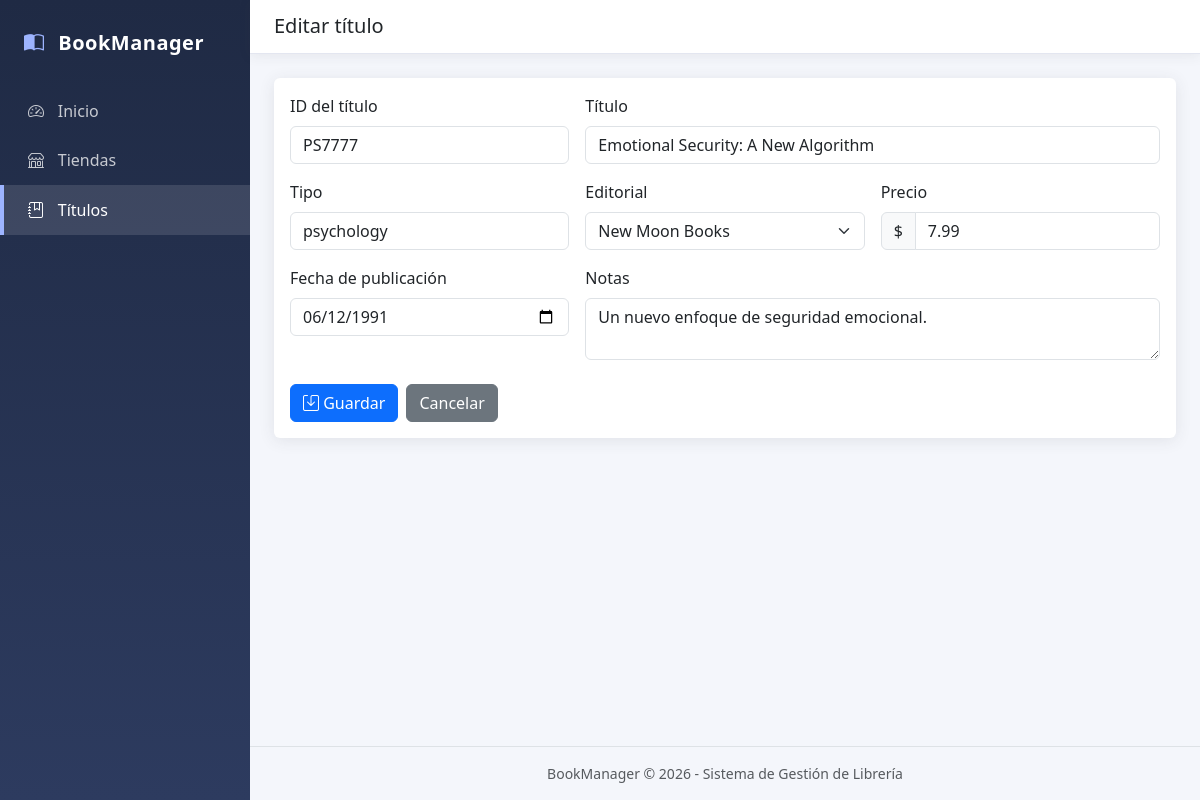
Screenshot of /views/titulos/editar.php?id=PS7777 with the database file from the repository.
### tables this page shows
CREATE TABLE titulos (
  id_titulo VARCHAR(6) PRIMARY KEY,
  titulo VARCHAR(100) NOT NULL,
  tipo VARCHAR(20),
  id_pub INT,
  precio DECIMAL(8,2),
  avance DECIMAL(10,2),
  regalias INT,
  ventas_ytd INT,
  notas VARCHAR(200),
  fecha_pub DATE,
  FOREIGN KEY (id_pub) REFERENCES publicadores(id_pub)
);

CREATE TABLE publicadores (
  id_pub INT PRIMARY KEY,
  nombre_pub VARCHAR(60) NOT NULL,
  ciudad VARCHAR(40),
  estado CHAR(2),
  pais VARCHAR(30) DEFAULT 'USA'
);

### views/titulos/editar.php (called while the page is built, shortened)
<?php
require_once __DIR__ . '/../../includes/funciones.php';
require_once __DIR__ . '/../../models/Titulo.php';
$db = conectarDB();
$tituloModel = new Titulo($db);
$publicadores = $tituloModel->getPublicadores();
$id = $_GET['id'] ?? '';
$titulo = $tituloModel->getById($id);
$datos = $titulo;
$editando     = true;
include __DIR__ . '/../../includes/header.php';
include __DIR__ . '/_form.php';
include __DIR__ . '/../../includes/footer.php';

### models/Titulo.php (called while the page is built, shortened)
<?php
class Titulo
{
    private PDO $db;
    public function __construct(PDO $db)
    {
        $this->db = $db;
    }
    public function getPublicadores(): array
    {
        $stmt = $this->db->prepare("SELECT id_pub, nombre_pub FROM publicadores ORDER BY nombre_pub");
        $stmt->execute();
        return $stmt->fetchAll();
    }
    public function getById($id)
    {
        $sql = "SELECT t.*, p.nombre_pub
                FROM titulos t
                LEFT JOIN publicadores p ON p.id_pub = t.id_pub
                WHERE t.id_titulo = :id";
        $stmt = $this->db->prepare($sql);
        $stmt->execute([':id' => $id]);
        return $stmt->fetch();
    }
}

### includes/funciones.php (called while the page is built, shortened)
<?php
function e($valor): string
{
    return htmlspecialchars((string)$valor, ENT_QUOTES, 'UTF-8');
}

### views/titulos/_form.php (the view, shortened to what this page needs)
<form method="post" class="card card-body" novalidate>
  <div class="row g-3">
    <div class="col-md-4">
      <label class="form-label" for="id_titulo">ID del título</label>
      <input type="text" class="form-control" id="id_titulo" name="id_titulo" maxlength="6"
             placeholder="Ej. BU1032" value="<?= e($datos['id_titulo']) ?>" <?= $editando ? 'readonly' : 'required' ?>>
    </div>
    <div class="col-md-8">
      <label class="form-label" for="titulo">Título</label>
      <input type="text" class="form-control" id="titulo" name="titulo" maxlength="100"
             value="<?= e($datos['titulo']) ?>" required>
    </div>
    <div class="col-md-4">
      <label class="form-label" for="tipo">Tipo</label>
      <input type="text" class="form-control" id="tipo" name="tipo" maxlength="20" list="tipos"
             value="<?= e($datos['tipo']) ?>">
    </div>
    <div class="col-md-4">
      <label class="form-label" for="id_pub">Editorial</label>
      <select class="form-select" id="id_pub" name="id_pub" required>
        <?php foreach ($publicadores as $p): ?>
          <option value="<?= e($p['id_pub']) ?>" <?= (string)$datos['id_pub'] === (string)$p['id_pub'] ? 'selected' : '' ?>>
            <?= e($p['nombre_pub']) ?>
          </option>
        <?php endforeach; ?>
      </select>
    </div>
    <div class="col-md-4">
      <label class="form-label" for="precio">Precio</label>
      <div class="input-group">
        <span class="input-group-text">$</span>
        <input type="number" step="0.01" min="0" class="form-control" id="precio" name="precio"
               value="<?= e($datos['precio']) ?>" required>
      </div>
    </div>
    <div class="col-md-4">
      <label class="form-label" for="fecha_pub">Fecha de publicación</label>
      <input type="date" class="form-control" id="fecha_pub" name="fecha_pub" value="<?= e($datos['fecha_pub']) ?>">
    </div>
    <div class="col-md-8">
      <label class="form-label" for="notas">Notas</label>
      <textarea class="form-control" id="notas" name="notas" rows="2" maxlength="200"><?= e($datos['notas']) ?></textarea>
    </div>
  </div>
  <div class="mt-4 d-flex gap-2">
    <button type="submit" class="btn btn-primary"><i class="bi bi-save"></i> Guardar</button>
    <a href="index.php" class="btn btn-secondary">Cancelar</a>
  </div>
</form>

### assets/css/style.css (style rules this page uses)
:root { --sidebar-width: 250px; --sidebar-bg: #1f2a44; --sidebar-bg-2: #2d3b5f; --accent: #4e73df; }
body { background: #f4f6fb; }
.card { border: 0; box-shadow: 0 .15rem 1rem rgba(58, 59, 69, .1); }

### rows the page displays
titulos: id_titulo "PS7777", titulo "Emotional Security: A New Algorithm", tipo "psychology", id_pub "New Moon Books", precio "7.99", fecha_pub "06/12/1991", notas "Un nuevo enfoque de seguridad emocional."

### other values shown
$tituloPagina "Editar título"
